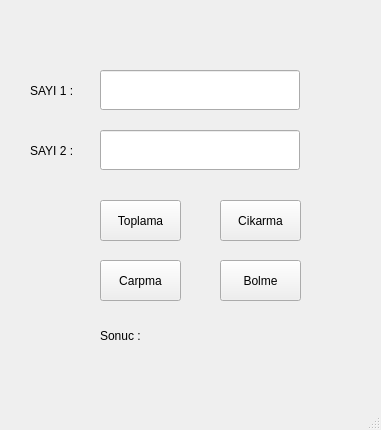
<?xml version="1.0" encoding="UTF-8"?>
<ui version="4.0">
 <class>MainWindow</class>
 <widget class="QMainWindow" name="MainWindow">
  <property name="geometry">
   <rect>
    <x>0</x>
    <y>0</y>
    <width>381</width>
    <height>430</height>
   </rect>
  </property>
  <property name="windowTitle">
   <string>MainWindow</string>
  </property>
  <widget class="QWidget" name="centralwidget">
   <widget class="QLabel" name="label">
    <property name="geometry">
     <rect>
      <x>30</x>
      <y>70</y>
      <width>71</width>
      <height>41</height>
     </rect>
    </property>
    <property name="text">
     <string>SAYI 1 :</string>
    </property>
   </widget>
   <widget class="QLabel" name="label_2">
    <property name="geometry">
     <rect>
      <x>30</x>
      <y>130</y>
      <width>71</width>
      <height>41</height>
     </rect>
    </property>
    <property name="text">
     <string>SAYI 2 :</string>
    </property>
   </widget>
   <widget class="QLineEdit" name="txt_sayi1">
    <property name="geometry">
     <rect>
      <x>100</x>
      <y>70</y>
      <width>200</width>
      <height>40</height>
     </rect>
    </property>
   </widget>
   <widget class="QLineEdit" name="txt_sayi2">
    <property name="geometry">
     <rect>
      <x>100</x>
      <y>130</y>
      <width>200</width>
      <height>40</height>
     </rect>
    </property>
   </widget>
   <widget class="QPushButton" name="btn_toplama">
    <property name="geometry">
     <rect>
      <x>100</x>
      <y>200</y>
      <width>81</width>
      <height>41</height>
     </rect>
    </property>
    <property name="text">
     <string>Toplama</string>
    </property>
   </widget>
   <widget class="QPushButton" name="btn_cikarma">
    <property name="geometry">
     <rect>
      <x>220</x>
      <y>200</y>
      <width>81</width>
      <height>41</height>
     </rect>
    </property>
    <property name="text">
     <string>Cikarma</string>
    </property>
   </widget>
   <widget class="QPushButton" name="btn_carpma">
    <property name="geometry">
     <rect>
      <x>100</x>
      <y>260</y>
      <width>81</width>
      <height>41</height>
     </rect>
    </property>
    <property name="text">
     <string>Carpma</string>
    </property>
   </widget>
   <widget class="QPushButton" name="btn_bolme">
    <property name="geometry">
     <rect>
      <x>220</x>
      <y>260</y>
      <width>81</width>
      <height>41</height>
     </rect>
    </property>
    <property name="text">
     <string>Bolme</string>
    </property>
   </widget>
   <widget class="QLabel" name="label_3">
    <property name="geometry">
     <rect>
      <x>100</x>
      <y>320</y>
      <width>191</width>
      <height>31</height>
     </rect>
    </property>
    <property name="text">
     <string>Sonuc :</string>
    </property>
   </widget>
  </widget>
  <widget class="QMenuBar" name="menubar">
   <property name="geometry">
    <rect>
     <x>0</x>
     <y>0</y>
     <width>381</width>
     <height>21</height>
    </rect>
   </property>
  </widget>
  <widget class="QStatusBar" name="statusbar"/>
 </widget>
 <resources/>
 <connections/>
</ui>
